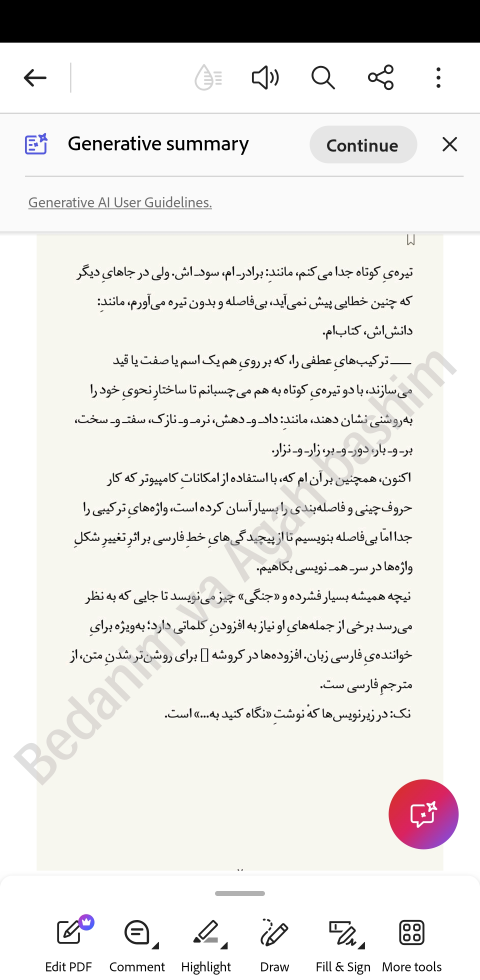
#> input picture persian-ocr/samples/images/page-01.jpg, 1440 x 2940 px (shown at 1/3 size)
$ python -i preprocess.py   (imports and definitions only)
#> lines starting #> are read from the running program, lines starting #| are printed output that depends on the picture; after the words box and inside, x2 and y2 are one past the last pixel; in counts of white or black regions, pixels touching at a corner belong together
"""Image conditioning: crop away app chrome, straighten, sharpen, tile.

Everything here is pure Pillow — no numpy, no OpenCV — so the tool installs
cleanly anywhere Python does.
"""

from __future__ import annotations

import io
from dataclasses import dataclass
from typing import List, Optional, Tuple

from PIL import Image, ImageFilter, ImageOps


@dataclass
class Tile:
    """A slice of a page, ready to be sent to an OCR engine."""

    index: int
    total: int
    image: Image.Image
    top: int            # y offset inside the conditioned page, in pixels
    is_first: bool
    is_last: bool

    # [14 lines left out: function to_bytes, not called in this run]


def _row_profile(gray: Image.Image) -> List[float]:
    """Mean brightness of every row (0-255), cheaply, via a 1-pixel-wide resize."""
    column = gray.resize((1, gray.height), Image.BILINEAR)
    return [px / 255.0 for px in column.convert("L").tobytes()]


def _column_profile(gray: Image.Image) -> List[float]:
    row = gray.resize((gray.width, 1), Image.BILINEAR)
    return [px / 255.0 for px in row.convert("L").tobytes()]


def _longest_run(flags: List[bool], max_gap: int) -> Optional[Tuple[int, int]]:
    """Longest run of True, tolerating gaps of up to `max_gap` False values."""
    best: Optional[Tuple[int, int]] = None
    start: Optional[int] = None
    end = 0
    gap = 0
    for i, flag in enumerate(flags):
        if flag:
            if start is None:
                start = i
            end = i
            gap = 0
        elif start is not None:
            gap += 1
            if gap > max_gap:
                if best is None or (end - start) > (best[1] - best[0]):
                    best = (start, end)
                start = None
                gap = 0
    if start is not None and (best is None or (end - start) > (best[1] - best[0])):
        best = (start, end)
    return best


def _paper_level(gray: Image.Image) -> float:
    """Brightness of the page background, as the brightest well-populated mode."""
    histogram = gray.histogram()
    total = sum(histogram) or 1
    # Walk buckets from bright to dark; the first 16-wide band holding >=8% of
    # the pixels is the paper.
    for high in range(255, 15, -8):
        mass = sum(histogram[high - 15 : high + 1])
        if mass / total >= 0.08:
            return (high - 7) / 255.0
    return 0.9


def detect_content_box(image: Image.Image, min_area_ratio: float = 0.25) -> Optional[Tuple[int, int, int, int]]:
    """Locate the paper region inside a screenshot full of app chrome.

    Returns a crop box, or None when the guess is not clearly better than the
    original (we would rather send a slightly noisy page than lose a line).
    """
    gray = ImageOps.grayscale(image)
    small = gray.copy()
    small.thumbnail((320, 320 * 8), Image.BILINEAR)

    paper = _paper_level(small)
    threshold = max(0.0, paper - 0.16) * 255
    mask = small.point(lambda v, t=threshold: 255 if v >= t else 0)

    rows = _row_profile(mask)
    row_flags = [value >= 0.55 for value in rows]
    row_run = _longest_run(row_flags, max_gap=max(2, len(rows) // 50))
    if row_run is None:
        return None

    band = mask.crop((0, row_run[0], mask.width, row_run[1] + 1))
    columns = _column_profile(band)
    column_flags = [value >= 0.55 for value in columns]
    column_run = _longest_run(column_flags, max_gap=max(2, len(columns) // 50))
    if column_run is None:
        column_run = (0, mask.width - 1)

    scale_x = image.width / mask.width
    scale_y = image.height / mask.height
    left = int(column_run[0] * scale_x)
    right = int(min(image.width, (column_run[1] + 1) * scale_x))
    top = int(row_run[0] * scale_y)
    bottom = int(min(image.height, (row_run[1] + 1) * scale_y))

    if right - left < 32 or bottom - top < 32:
        return None
    area_ratio = ((right - left) * (bottom - top)) / float(image.width * image.height)
    if area_ratio < min_area_ratio:
        return None
    if area_ratio > 0.97:  # nothing meaningful to crop
        return None
    return (left, top, right, bottom)


def autocrop(image: Image.Image, margin: int = 6) -> Tuple[Image.Image, bool]:
    box = detect_content_box(image)
    if box is None:
        return image, False
    left, top, right, bottom = box
    left = max(0, left - margin)
    top = max(0, top - margin)
    right = min(image.width, right + margin)
    bottom = min(image.height, bottom + margin)
    return image.crop((left, top, right, bottom)), True


def estimate_skew(image: Image.Image, limit: float = 3.0, step: float = 0.25) -> float:
    """Estimate page rotation by maximising horizontal projection contrast.

    Text lines line up with image rows only when the page is straight, which is
    exactly when the row-brightness profile has the highest variance.
    """
    gray = ImageOps.grayscale(image)
    gray.thumbnail((700, 700 * 4), Image.BILINEAR)
    gray = ImageOps.autocontrast(gray, cutoff=2)

    best_angle, best_score = 0.0, -1.0
    angle = -limit
    while angle <= limit + 1e-9:
        rotated = gray.rotate(angle, resample=Image.BILINEAR, fillcolor=255, expand=False)
        profile = _row_profile(rotated)
        mean = sum(profile) / len(profile)
        score = sum((value - mean) ** 2 for value in profile) / len(profile)
        if score > best_score:
            best_score, best_angle = score, angle
        angle += step
    return best_angle


def deskew(image: Image.Image, min_angle: float = 0.2) -> Tuple[Image.Image, float]:
    angle = estimate_skew(image)
    if abs(angle) < min_angle:
        return image, 0.0
    return image.rotate(angle, resample=Image.BICUBIC, fillcolor=(255, 255, 255) if image.mode == "RGB" else 255,
                        expand=True), angle


def enhance(image: Image.Image) -> Image.Image:
    """Grayscale + contrast stretch + gentle sharpening.

    Persian type carries a lot of meaning in small marks (dots, the ezafe
    kasra, the half-space gap), so the sharpening is deliberately mild: heavy
    filtering merges the three dots of "پ" or "ث" into a blob.
    """
    gray = ImageOps.grayscale(image)
    gray = ImageOps.autocontrast(gray, cutoff=1)
    return gray.filter(ImageFilter.UnsharpMask(radius=1.4, percent=110, threshold=3))


def condition(
    image: Image.Image,
    *,
    do_autocrop: bool = True,
    do_deskew: bool = True,
    do_enhance: bool = True,
) -> Tuple[Image.Image, dict]:
    """Run the full conditioning chain and report what happened."""
    info = {"cropped": False, "skew_angle": 0.0, "enhanced": False}
    result = image
    if do_autocrop:
        result, info["cropped"] = autocrop(result)
    if do_deskew:
        result, info["skew_angle"] = deskew(result)
    if do_enhance:
        result = enhance(result)
        info["enhanced"] = True
    info["size"] = result.size
    return result, info


# [56 lines left out: functions _fit, tile_page, not called in this run]

>>> from PIL import Image
>>> picture = Image.open('../samples/images/page-01.jpg')
#> picture is the input picture: PIL image 1440x2940 RGB; mean R, G, B 230.9, 229.5, 226.2
>>> result = condition(picture)
#> in detect_content_box, `small.thumbnail((320, 320 * 8), Image.BILINEAR)`:
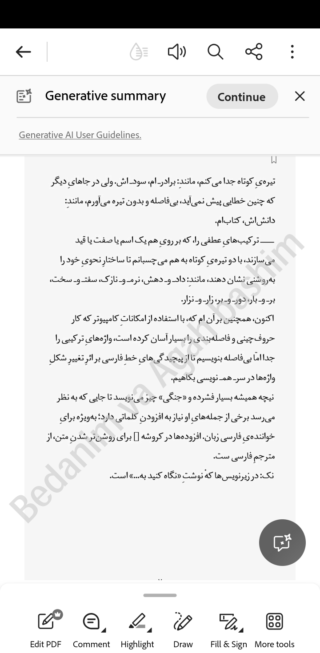
#> small: PIL image 320x653 L; min 0, max 255, mean 229.5
#> in _paper_level, `histogram = gray.histogram()`: histogram = 256 values, max 85346 at index 246, min 0 at index 1, mean 816.2
#> in _paper_level, `total = sum(histogram) or 1`: total = 208960
#> the loop in _paper_level, `for high in range(255, 15, -8):` made 1 pass
#> mass on pass 1: 172118
#> in detect_content_box, `paper = _paper_level(small)`: paper = 0.973
#> in detect_content_box, `threshold = max(0.0, paper - 0.16) * 255`: threshold = 207.2
#> in detect_content_box, `mask = small.point(lambda v, t=threshold: 255 if v >= t else 0)`:
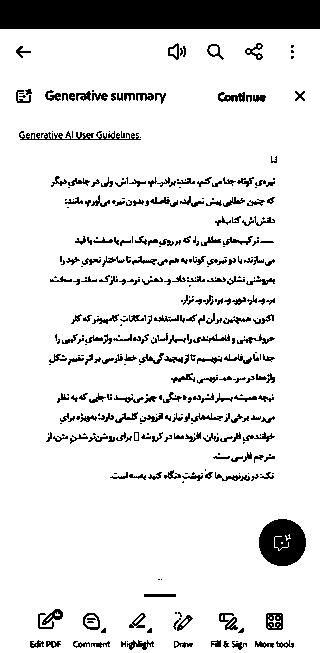
#> mask: PIL image 320x653 L; 88.6% white; 401 black regions (175 under 20 px), largest, box (x1, y1, x2, y2) and area: (0, 0, 320, 29) 9280, (259, 519, 306, 566) 1692, (19, 131, 141, 140) 468
#> in detect_content_box, `rows = _row_profile(mask)`: rows = 653 values, max 1 at index 29, min 0 at index 0, mean 0.883
#> in detect_content_box, `row_flags = [value >= 0.55 for value in rows]`: row_flags = 653 items, first 6: False, False, False, False, False, False
#> the loop in _longest_run, `for i, flag in enumerate(flags):` made 653 passes
#> (flag, start) on pass 30: (True, 29)
#> after the loop in _longest_run, `for i, flag in enumerate(flags):`: start = 29
#> in _longest_run, `best = (start, end)`: best = (29, 652)
#> in detect_content_box, `band = mask.crop((0, row_run[0], mask.width, row_run[1] + 1))`:
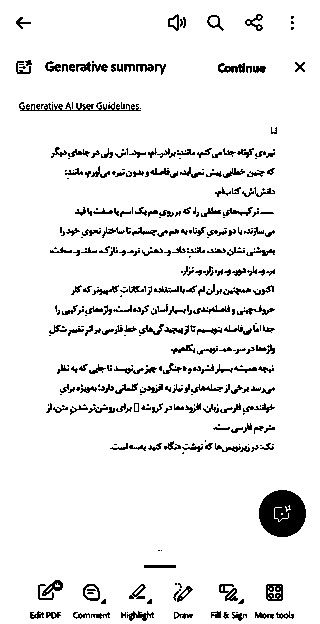
#> band: PIL image 320x624 L; 92.8% white; black in thin lines or dots, all inside (x1, y1, x2, y2) = (16, 14, 306, 621)
#> in detect_content_box, `columns = _column_profile(band)`: columns = 320 values, max 1 at index 0, min 0.808 at index 270, mean 0.925
#> in detect_content_box, `column_flags = [value >= 0.55 for value in columns]`: column_flags = 320 items, first 6: True, True, True, True, True, True
#> the loop in _longest_run (call 2), `for i, flag in enumerate(flags):` made 320 passes
#> start on pass 1: 0
#> in detect_content_box, `column_run = _longest_run(column_flags, max_gap=max(2, len(columns) //..`: column_run = (0, 319)
#> in detect_content_box, `left = int(column_run[0] * scale_x)`: left = 0
#> in detect_content_box, `right = int(min(image.width, (column_run[1] + 1) * scale_x))`: right = 1440
#> in detect_content_box, `top = int(row_run[0] * scale_y)`: top = 130
#> in detect_content_box, `bottom = int(min(image.height, (row_run[1] + 1) * scale_y))`: bottom = 2940
#> in detect_content_box, `area_ratio = ((right - left) * (bottom - top)) / float(image.width * i..`: area_ratio = 0.956
#> in autocrop, `box = detect_content_box(image)`: box = (0, 130, 1440, 2940)
#> in autocrop, `left, top, right, bottom = box`: left = 0; top = 130; right = 1440; bottom = 2940
#> in autocrop, `top = max(0, top - margin)`: top = 124
#> in condition, `result, info["cropped"] = autocrop(result)`:
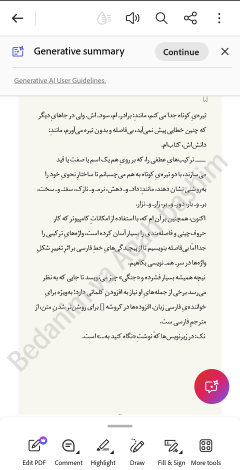
#> result: PIL image 1440x2816 RGB (shown at 1/6 size); mean R, G, B 241.1, 239.6, 236.1
#> in estimate_skew, `gray = ImageOps.autocontrast(gray, cutoff=2)`:
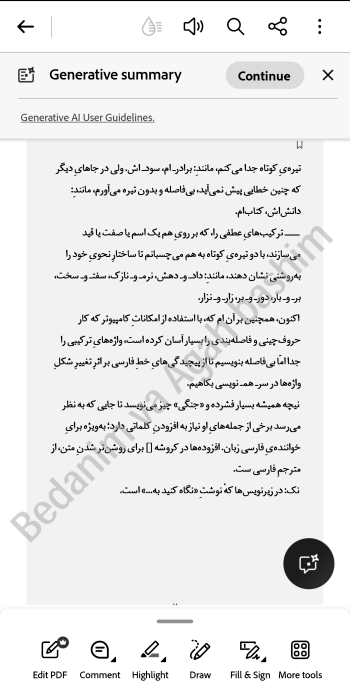
#> gray: PIL image 700x1369 L (shown at 1/2 size); min 0, max 255, mean 233.7
#> the loop in estimate_skew, `while angle <= limit + 1e-9:` made 25 passes
#> (mean, score, best_score, best_angle) on passes 1 to 8: (0.914, 0.00242, 0.00242, -3), (0.914, 0.00261, 0.00261, -2.75), (0.914, 0.00282, 0.00282, -2.5), (0.914, 0.00306, 0.00306, -2.25), (0.914, 0.00334, 0.00334, -2), (0.914, 0.00364, 0.00364, -1.75), (0.914, 0.00396, 0.00396, -1.5), (0.914, 0.00431, 0.00431, -1.25)
#> pass 1, in estimate_skew, `rotated = gray.rotate(angle, resample=Image.BILINEAR, fillcolor=255, e..`:
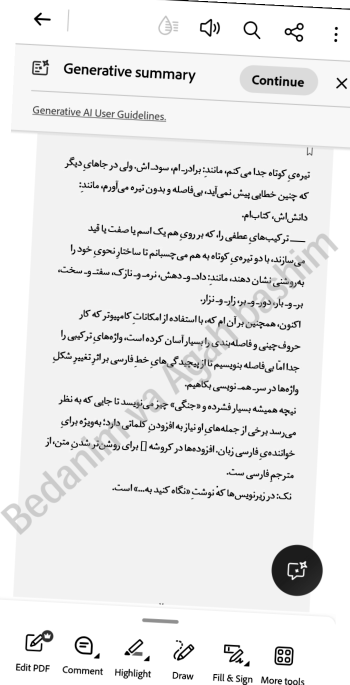
#> rotated: PIL image 700x1369 L (shown at 1/2 size); min 0, max 255, mean 233.9
#> after the loop in estimate_skew, `while angle <= limit + 1e-9:`:
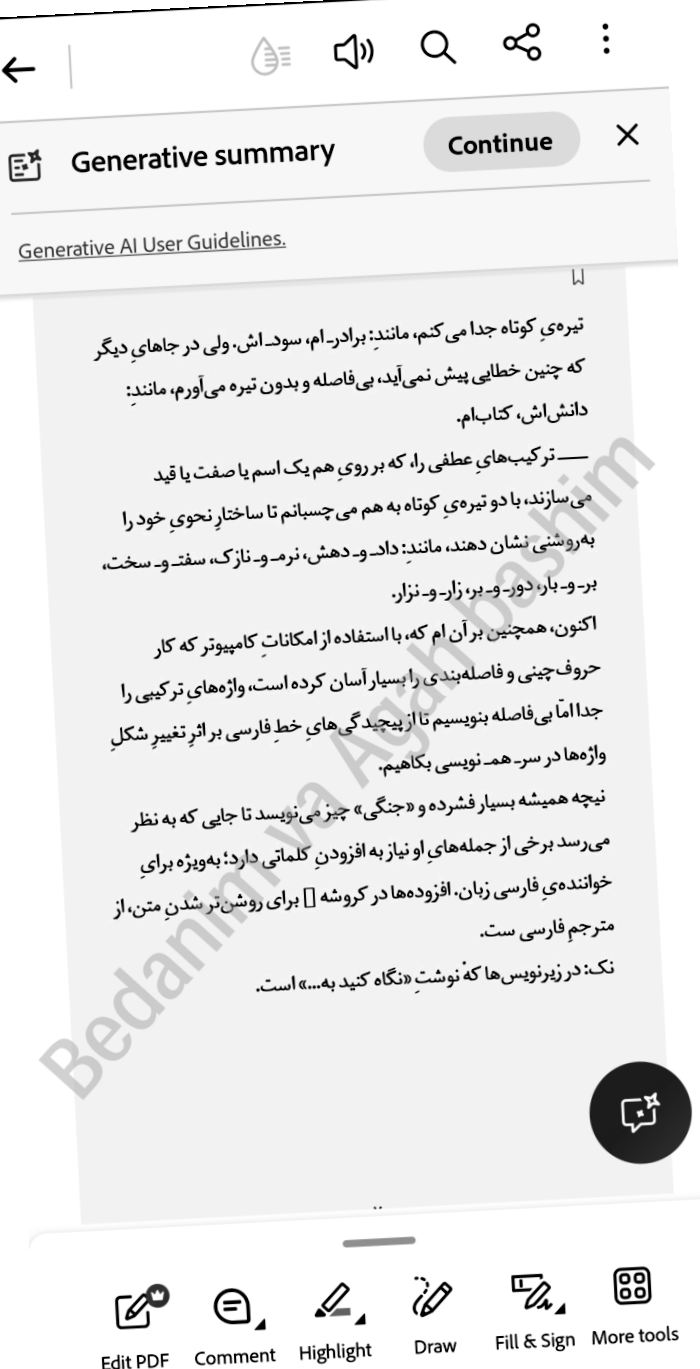
#> rotated: PIL image 700x1369 L; min 0, max 255, mean 233.9
#> after the loop in estimate_skew, `while angle <= limit + 1e-9:`: angle = 3.25; best_angle = 0; best_score = 0.00749
#> in deskew, `angle = estimate_skew(image)`: angle = 0

$ run again, on persian-ocr/samples/images/page-02.jpg
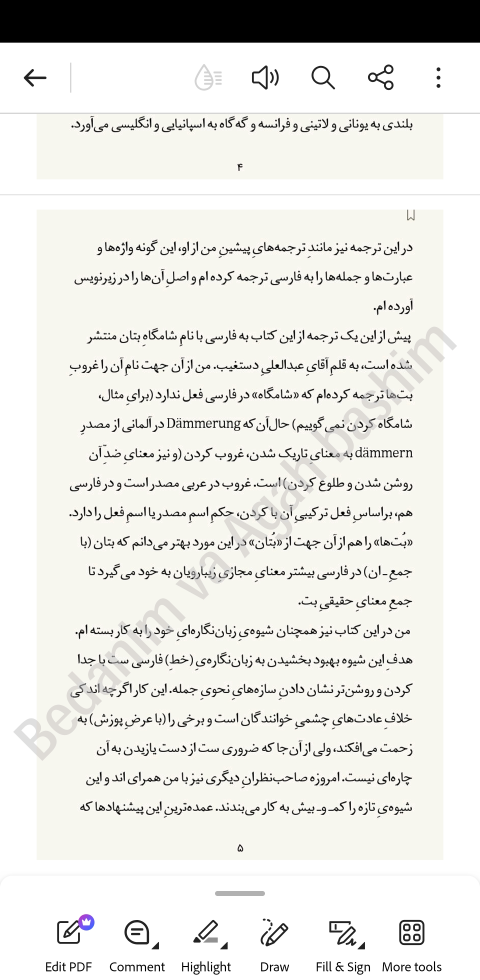
#> input picture persian-ocr/samples/images/page-02.jpg, 1440 x 2940 px (shown at 1/3 size)
#> picture is the input picture: PIL image 1440x2940 RGB; mean R, G, B 230.1, 229.8, 225.5
#> histogram = 256 values, max 87713 at index 246, min 0 at index 1, mean 816.2
#> total = 208960
#> the loop in _paper_level, `for high in range(255, 15, -8):` made 1 pass
#> mass on pass 1: 171348
#> paper = 0.973
#> threshold = 207.2
#> in detect_content_box, `mask = small.point(lambda v, t=threshold: 255 if v >= t else 0)`:
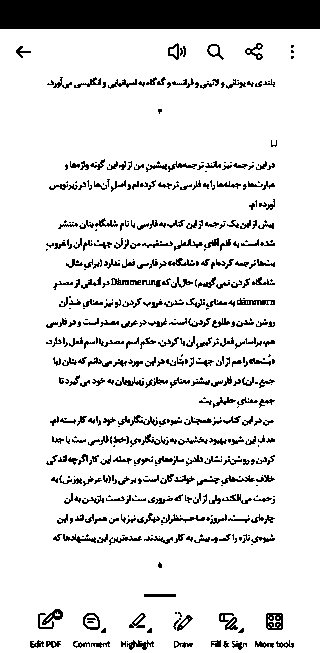
#> mask: PIL image 320x653 L; 88% white; 555 black regions (255 under 20 px), largest, box (x1, y1, x2, y2) and area: (0, 0, 320, 29) 9280, (266, 613, 283, 630) 219, (219, 613, 238, 630) 160
#> rows = 653 values, max 1 at index 29, min 0 at index 0, mean 0.873
#> row_flags = 653 items, first 6: False, False, False, False, False, False
#> the loop in _longest_run, `for i, flag in enumerate(flags):` made 653 passes
#> (flag, start) on pass 30: (True, 29)
#> after the loop in _longest_run, `for i, flag in enumerate(flags):`: start = 29
#> best = (29, 652)
#> band: PIL image 320x624 L; 92.1% white; black in thin lines or dots, all inside (x1, y1, x2, y2) = (16, 14, 294, 621)
#> columns = 320 values, max 1 at index 0, min 0.827 at index 271, mean 0.917
#> column_flags = 320 items, first 6: True, True, True, True, True, True
#> the loop in _longest_run (call 2), `for i, flag in enumerate(flags):` made 320 passes
#> start on pass 1: 0
#> column_run = (0, 319)
#> in detect_content_box, `left = int(column_run[0] * scale_x)`: left = 0
#> in detect_content_box, `right = int(min(image.width, (column_run[1] + 1) * scale_x))`: right = 1440
#> in detect_content_box, `top = int(row_run[0] * scale_y)`: top = 130
#> in detect_content_box, `bottom = int(min(image.height, (row_run[1] + 1) * scale_y))`: bottom = 2940
#> area_ratio = 0.956
#> box = (0, 130, 1440, 2940)
#> in autocrop, `left, top, right, bottom = box`: left = 0; top = 130; right = 1440; bottom = 2940
#> in autocrop, `top = max(0, top - margin)`: top = 124
#> the loop in estimate_skew, `while angle <= limit + 1e-9:` made 25 passes
#> (mean, score, best_score, best_angle) on passes 1 to 8: (0.916, 0.00264, 0.00264, -3), (0.916, 0.00289, 0.00289, -2.75), (0.916, 0.00318, 0.00318, -2.5), (0.916, 0.00349, 0.00349, -2.25), (0.916, 0.00383, 0.00383, -2), (0.916, 0.0042, 0.0042, -1.75), (0.916, 0.00459, 0.00459, -1.5), (0.916, 0.00499, 0.00499, -1.25)
#> after the loop in estimate_skew, `while angle <= limit + 1e-9:`:
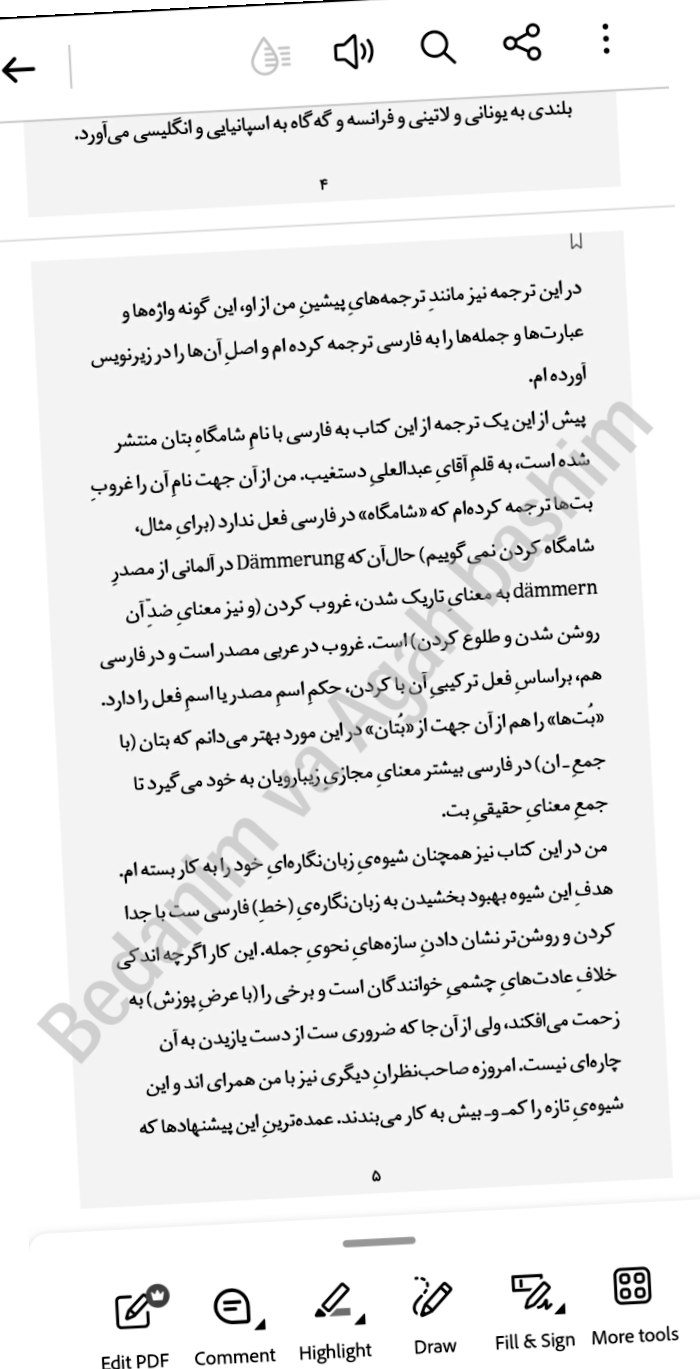
#> rotated: PIL image 700x1369 L; min 0, max 255, mean 235
#> after the loop in estimate_skew, `while angle <= limit + 1e-9:`: angle = 3.25; best_angle = 0; best_score = 0.00845
#> in deskew, `angle = estimate_skew(image)`: angle = 0
